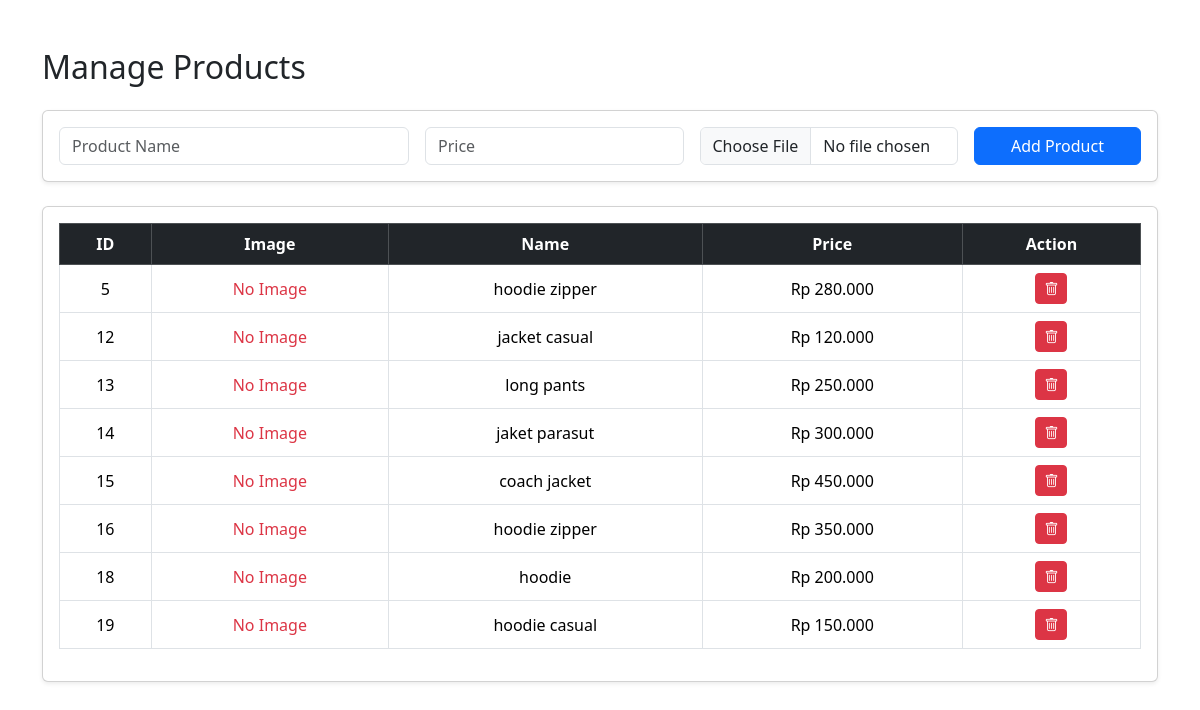
The app's page /admin/admin_products.php with its own data.
### tables this page shows
CREATE TABLE `products` (
  `id` int NOT NULL,
  `name` varchar(200) NOT NULL,
  `price` int NOT NULL,
  `image` varchar(200) NOT NULL,
  `stock` int DEFAULT '0'
);

### admin/admin_products.php (the view, shortened to what this page needs)
<?php
include '../project/db.php';
function rupiah($angka){
    return "Rp " . number_format($angka,0,',','.');
}
?>
<!DOCTYPE html>
<html lang="en">
<head>
<link href="https://cdn.jsdelivr.net/npm/bootstrap@5.3.3/dist/css/bootstrap.min.css" rel="stylesheet">
<link href="https://cdn.jsdelivr.net/npm/bootstrap-icons/font/bootstrap-icons.css" rel="stylesheet">
</head>
<body>
<div class="container py-5">
    <h2 class="mb-4">Manage Products</h2>
    <div class="card mb-4 shadow-sm">
        <div class="card-body">
            <form action="" method="post" enctype="multipart/form-data" class="row g-3">
                <div class="col-md-4">
                    <input type="text" name="name" class="form-control" placeholder="Product Name" required>
                </div>
                <div class="col-md-3">
                    <input type="number" name="price" class="form-control" placeholder="Price" required>
                </div>
                <div class="col-md-3">
                    <input type="file" name="image" class="form-control" required>
                </div>
                <div class="col-md-2">
                    <button type="submit" name="add_product" class="btn btn-primary w-100">Add Product</button>
                </div>
            </form>
        </div>
    </div>
    <div class="card shadow-sm">
        <div class="card-body">
            <table class="table table-bordered table-hover align-middle text-center">
                <thead class="table-dark">
                    <tr>
                        <th>ID</th>
                        <th>Image</th>
                        <th>Name</th>
                        <th>Price</th>
                        <th>Action</th>
                    </tr>
                </thead>
                <tbody>
                    <?php
                    $res = $conn->query("SELECT * FROM products");
                    while($p = $res->fetch_assoc()):
                        $img_path = '../project/img/'.$p['image'];
                    ?>
                    <tr>
                        <td><?= $p['id'] ?></td>
                        <td>
                            <?php if(file_exists($img_path)): ?>
                                <img src="<?= $img_path ?>" style="height:60px;object-fit:cover;">
                            <?php else: ?>
                                <span class="text-danger">No Image</span>
                            <?php endif; ?>
                        </td>
                        <td><?= htmlspecialchars($p['name']) ?></td>
                        <td><?= rupiah($p['price']) ?></td>
                        <td>
                            <a href="admin_products.php?delete=<?= $p['id'] ?>" class="btn btn-danger btn-sm"><i class="bi bi-trash"></i></a>
                        </td>
                    </tr>
                    <?php endwhile; ?>
                </tbody>
            </table>
        </div>
    </div>
</div>
</body>
</html>

### records on screen
products: id "5", image "No Image", name "hoodie zipper", price "Rp 280.000"
products: id "12", image "No Image", name "jacket casual", price "Rp 120.000"
products: id "13", image "No Image", name "long pants", price "Rp 250.000"
products: id "14", image "No Image", name "jaket parasut", price "Rp 300.000"
products: id "15", image "No Image", name "coach jacket", price "Rp 450.000"
products: id "16", image "No Image", name "hoodie zipper", price "Rp 350.000"
products: id "18", image "No Image", name "hoodie", price "Rp 200.000"
products: id "19", image "No Image", name "hoodie casual", price "Rp 150.000"
